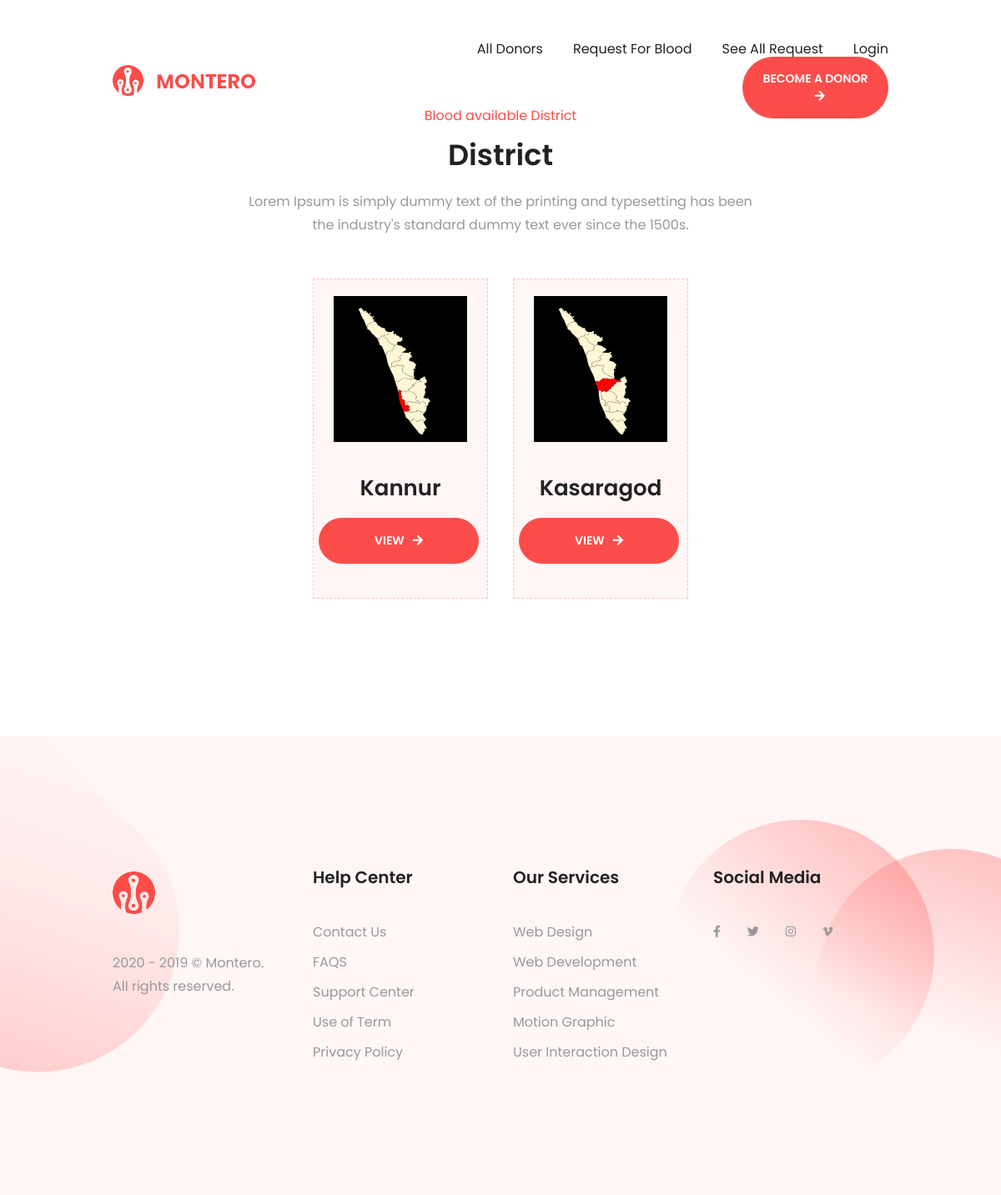
/city_list/1/, run on the app's committed database.
### home/models.py (models this page shows, shortened)
class District(models.Model):
    state = models.ForeignKey(State, on_delete=models.CASCADE)
    name = models.CharField(max_length=30)
    districtimage = models.ImageField(upload_to="")

### home/views.py (the view)
# urls.py: path("city_list/<int:myid>/", views.city_list, name="city_list"),
def city_list(request, myid):
    state = State.objects.filter(id=myid).first()
    city = District.objects.filter(state=state)
    return render(request, "city.html", {'city':city})

### templates/city.html
{% extends 'base.html' %}
{% load static %}
{%block content%}
<br>
<br>
<br>
<section class="priceBlock text-center pt-9 pb-12 pb-sm-15 pb-md-20 pb-lg-25 pb-xl-32">
    <div class="container">
        <div class="row">
            <div class="col-12 col-md-10 offset-md-1 col-lg-8 offset-lg-2 col-xl-6 offset-xl-3">
                <header class="header mb-8 mb-md-10 mb-xl-13">
                    <h4 class="px-lg-20 px-xl-10">
                        <strong class="h6 mb-2 mb-sm-3 d-block text-primary font-weight-normal">Blood available District</strong>
                        <strong class="h3 d-block mb-4 mb-xl-5">District</strong>
                    </h4>
                    <p>Lorem Ipsum is simply dummy text of the printing and typesetting has been the industry's standard dummy text ever since the 1500s.</p>
                </header>
            </div>
        </div>
        <div class="row justify-content-center">
            {% for i in city %}
            <div class="col-12 col-sm-3 col-lg-3">
                <article class="priceColumeBLock px-3 py-4 p-md-4 pb-md-6 mb-8" data-colorBdr="primary">
                    <span class="d-block imgHolder mx-auto mb-sm-5 mb-md-8 mb-xl-12">
                        <a href="/vanue_list/{{i.id}}/"><img src="{{i.districtimage.url}}" class="img-fluid" alt="Brand Logo"></a>
                    </span>
                    <h5 class="h4 text-capitalize mb-4">{{i.name}}</h5>
                    <a href="/vanue_list/{{i.id}}/" class="btn btn-primary rounded-pill text-uppercase fwSemibold">View<span class="fas fa-arrow-right ml-2"></span></a>
                </article>
            </div>
            {% endfor %}
        </div>
    </div>
</section>
{%endblock%}

### static/style.css (style rules this page uses)
body { -ms-overflow-style: scrollbar; min-width: 320px; }
@media (min-width: 576px) { body { font-size: 16px; } }
@media (min-width: 768px) { body { line-height: 28px; } }
@media (min-width: 576px) { h3, .h3 { font-size: 28px; } }
@media (min-width: 992px) { h3, .h3 { font-size: 35px; } }
@media (min-width: 576px) { h4, .h4 { font-size: 26px; } }
@media (min-width: 768px) { h4, .h4 { font-size: 30px; } }
.fwSemibold { font-weight: 600; }
.header .h3 { line-height: 35px; }
@media (min-width: 576px) { .header .h3 { line-height: 38px; } }
@media (min-width: 992px) { .header .h3 { line-height: 45px; } }
.priceColumeBLock { border: 1px dashed rgba(252, 77, 74, 0.3); background-color: rgba(252, 77, 74, 0.05); }
.priceColumeBLock .imgHolder { max-width: 212px; max-height: 216px; }
@media (min-width: 576px) { .priceColumeBLock .imgHolder { max-width: 178px; max-height: 182px; } }
@media (min-width: 992px) { .priceColumeBLock .imgHolder { max-width: 198px; max-height: 202px; } }
.priceColumeBLock .btn { min-width: 100px; padding-top: 16px; padding-bottom: 16px; margin-bottom: 11px; color: #fff; margin-left: -14px; }
@media (min-width: 768px) { .priceColumeBLock .btn { min-width: 192px; } }
@media (min-width: 992px) and (max-width: 1229.98px) { .priceColumeBLock .h4 { font-size: 26px; } }

### data on the page
District: districtimage (picture), name "Kannur"
District: districtimage (picture), name "Kasaragod"
